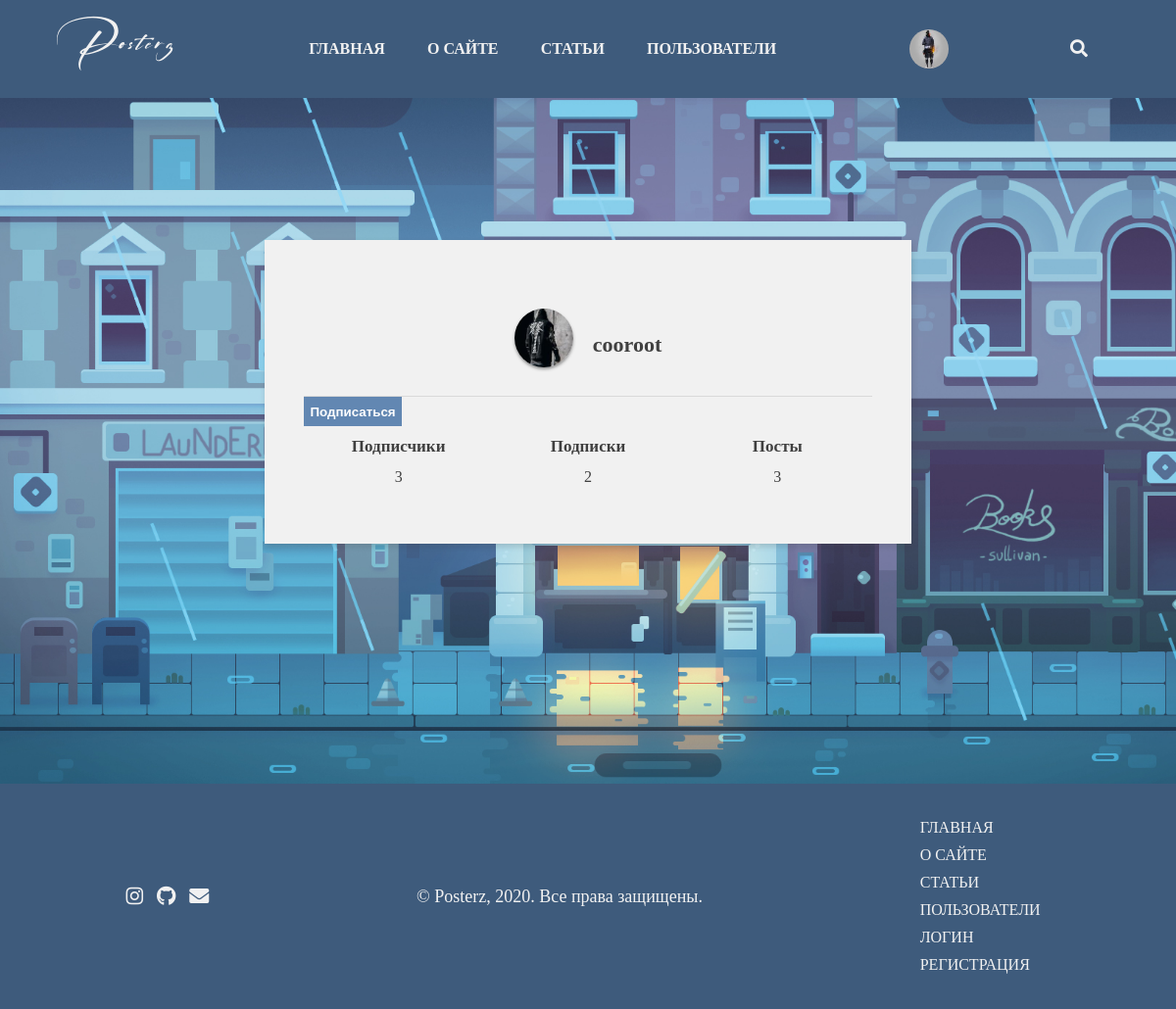
/cooroot (signed in), run on the app's committed database.
### tables this page shows
CREATE TABLE users (id INTEGER PRIMARY KEY AUTOINCREMENT, first_name VARCHAR (60), last_name VARCHAR (80), username VARCHAR (60) UNIQUE, email VARCHAR (60), password VARCHAR (40), reg_date DATETIME DEFAULT (CURRENT_TIMESTAMP), profile_pic BLOP, active);

### app.py (the view, shortened to what this page needs)
@app.route('/<username>', methods=['GET', 'POST'])
def user(username):
  con = sqlite3.connect('posterz.db')
  con.row_factory = sqlite3.Row
  cur = con.cursor()
  cur.execute("SELECT COUNT(*) FROM users WHERE username = ?", [username])
  count = cur.fetchone()[0]
  if count > 0:
    cur.execute("SELECT * FROM users WHERE username = ?", [username])
    user = cur.fetchone()
    cur.execute('SELECT COUNT(*) FROM articles WHERE author = ?', [user['username']])
    posts = cur.fetchone()[0]
    cur.execute("SELECT COUNT(*) FROM followers WHERE user_id = ?", [user['id']])
    followers = cur.fetchone()[0]
    cur.execute("SELECT COUNT(DISTINCT user_id) FROM followers WHERE follower_id = ?", [user['id']])
    following = cur.fetchone()[0]
    sub = '0'
    if followers > 0:
      cur.execute("SELECT * FROM followers WHERE user_id = ?", [user['id']])
      user_followers = cur.fetchall()
      cur.execute("SELECT id FROM users WHERE username = ?", [session['username']])
      f_id = cur.fetchone()[0]
      all_followers = []
      for follower in user_followers:
        all_followers.append(follower['follower_id'])
      if f_id in all_followers:
        sub = '1'
      else:
        sub = '0'
    else:
      sub = '0'
  else:
    flash('Пользователь не существует!')
    return render_template('user.html')
  return render_template('user.html', user=user, posts=posts, followers=followers, sub=sub, following=following)

### templates/user.html (shortened to what this page needs)
{% extends 'layout.html' %}
{% block content %}
    <div id="container">
    <div id="single-article-container">
        {% if user %}
            <div id="profile-dropdown-info">
                <img src="{{url_for('static', filename='profile_pics/')}}/{{user.profile_pic}}">
                <div>
                <h1 id="profile-info-header">{{user.username}}</h1>
                </div>
            </div>
            <form id="subscribe-form" method="POST">
                <button type="button" id="subscribe-button"></button>
            </form>
            <div id="user-info-container">
                <div id="user-info">
                    <h1>Подписчики</h1>
                    {{followers}}
                </div>
                <div id="user-info">
                    <h1>Подписки</h1>
                    {{following}}
                </div>
                <div id="user-info">
                    <a href="/{{user.username}}/articles">
                    <h1>Посты</h1>
                    {{posts}}
                    </a>
                </div>
            </div>
        {% endif %}
    </div>
    </div>
{% endblock %}

### static/css/style.css (style rules this page uses)
* { box-sizing: border-box; scroll-behavior: smooth; }
a { text-decoration: none; color: #404040; }
body { margin: 0; padding: 0; font-family: San Francisco; display: flex; align-items: center; justify-items: center; flex-direction: column; background-color: #e6e6e6; color: #404040; }
#profile-dropdown-info { display: flex; align-items: center; justify-content: center; padding: 20px; height: 120px; border-bottom: #d9d9d9 solid 1px; }
#profile-dropdown-info img { width: 60px; height: 60px; border-radius: 120px; box-shadow: 0px 2px 3px rgba(60, 60, 60, 0.5); }
#profile-info-header { font-weight: bold; font-size: 22px; margin-bottom: 0; margin-left: 20px; }
#container { display: flex; width: 100%; min-height: 100vh; justify-content: center; align-self: center; align-items: center; flex-direction: column; padding: 130px 0; background-image: url('../img/bg2.jpg'); background-size: cover; }
#single-article-container { background-color: #f1f1f1; box-shadow: 1px 3px 6px rgba(60, 60, 60, 0.2); width: 55%; padding: 40px; display: flex; flex-direction: column; }
#user-info-container { width: 100%; min-height: 80px; display: flex; flex-wrap: wrap; justify-content: space-around; margin: 0 auto; }
#user-info { width: 150px; height: 80px; text-align: center; }
#user-info h1 { font-size: 17px; }
#subscribe-form { width: 100%; display: flex; }
#subscribe-button { width: 100px; height: 30px; border: none; background-color: #6287b2; text-align: center; padding: 5px; color: white; font-weight: bold; transition: linear 0.2s; }

### data on the page
users: profile_pic (picture), username "cooroot"

### other printed values
{{ followers }} "3"
{{ following }} "2"
{{ posts }} "3"
